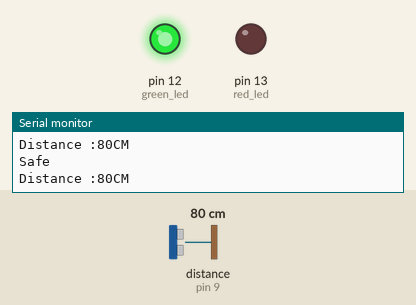
Recording of a sketch running on a simulated Arduino Uno, built with avr-gcc and run on an emulated ATmega328P. On the bench: output pins drawn as LEDs (lit = HIGH), the last lines printed to the serial monitor. Wiring (inferred from the names in the program): ultrasonic range finder: trigger pin 8; echo pin 9. Inputs (shaded band) come from the test bench; at power-on: distance to the obstacle (sensor on pin 9) 80 cm. The echo pulse lasts 58.3 µs per cm; pins used as bus, display or sensor lines are not drawn.

Above: at 1.2 s.
1.3 s: distance to the obstacle (sensor on pin 9) set to 17 cm
2.8 s: distance to the obstacle (sensor on pin 9) set to 14 cm
At 3.4 s:
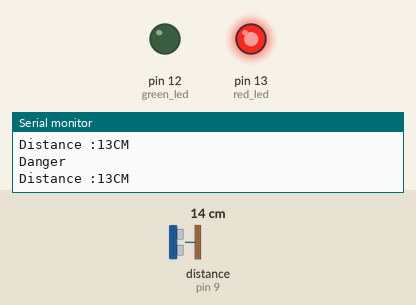
Timing chart, 0 to 5.8 s (numbered marks = the images above; inputs shaded):
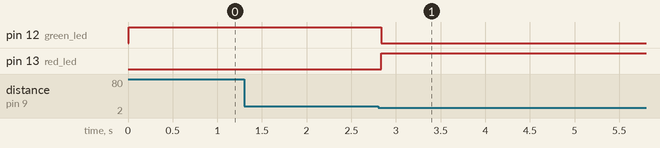

Measured:
- the behaviour switches between 16 and 15 cm on distance to the obstacle (sensor on pin 9) (found by bisection; images 0 and 1)
- after the input at 2.8 s, pin 12 (green_led): HIGH → LOW at once; pin 13 (red_led): LOW → HIGH at once

The sketch:

danger_detection_using_ultrasonic_sensor1.ino
```cpp
// C++ code
int trigger = 8;
int echo = 9;

int green_led = 12;
int red_led = 13;

int distance;
long duration;

void setup()
{
  Serial.begin(9600);
  pinMode(trigger, OUTPUT);
  pinMode(echo, INPUT);

  pinMode(green_led, OUTPUT);
  pinMode(red_led, OUTPUT);
}

void loop()
{
  digitalWrite(trigger,LOW);
  delayMicroseconds(2);
  digitalWrite(trigger,HIGH);
  delayMicroseconds(2);
  digitalWrite(trigger,LOW);

  duration = pulseIn(echo,HIGH);
  distance = (duration/2) / 29.1;

  Serial.print("Distance :");
  Serial.print(distance);
  Serial.print("CM\n");

  if(distance < 15) {
    digitalWrite(red_led,HIGH);
    digitalWrite(green_led,LOW);
    Serial.println("Danger");
  }
  else {
    digitalWrite(green_led,HIGH);
    digitalWrite(red_led,LOW);
    Serial.println("Safe");
  }


}
```
